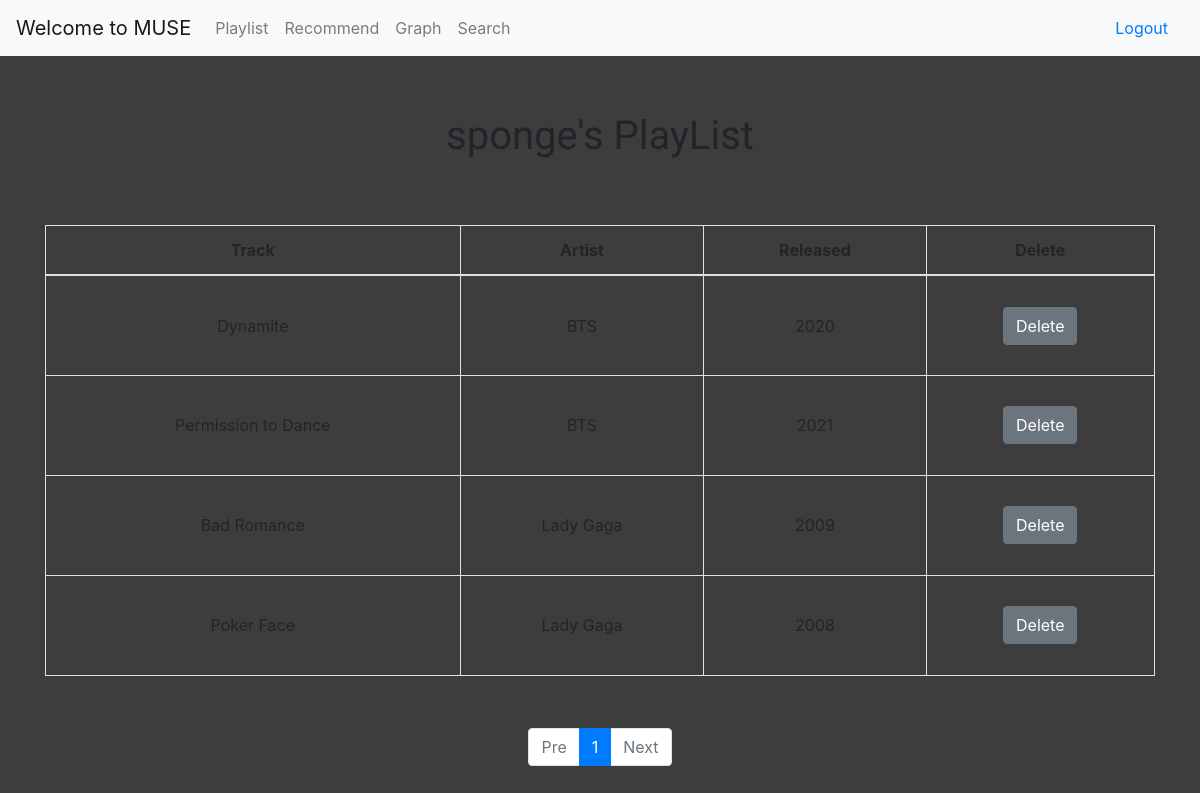
/playlist (signed in), run on an earlier commit of the app's database.
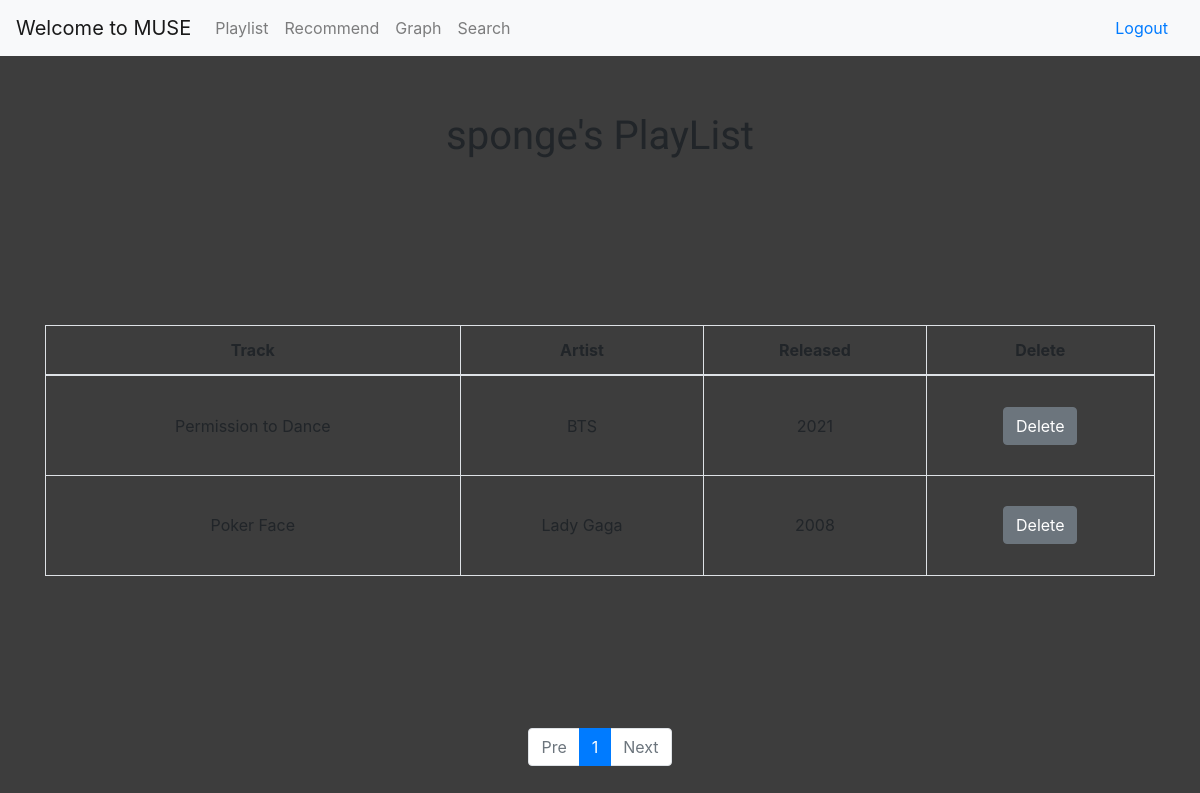
And on a later commit of the database.
### muse_app/models/playlist_model.py (models this page shows, shortened)
class Playlist(db.Model):
    __tablename__ = 'playlist'
    id = db.Column(db.Integer, primary_key=True)
    track = db.Column(db.String(128), nullable=False)
    artist = db.Column(db.String(128), nullable=False)
    released = db.Column(db.String(128), nullable=False)
    user_id = db.Column(db.Integer, db.ForeignKey('user.id'))

### muse_app/routes/main_route.py (the view, shortened to what this page needs)
@bp.route('/playlist', methods=['GET','POST'])
def playlist():
    if not session.get('logged_in'):
        flash("로그인을 먼저 해주세요")
        return redirect(url_for('main.login'))
    else :
        if request.method == 'GET':
            page = request.args.get('page', 1, type=int)
            playlist = Playlist.query.filter(Playlist.user_id==session['id']).paginate(page=page, per_page=10)
            return render_template('playlist.html', playlist=playlist, session=session)

### muse_app/templates/playlist.html (shortened to what this page needs)
{% extends 'base.html' %}
{% block content %}
<div class="container">
  <div class="row">
      <div class="col-md-12 mx-auto">
          <h1 id='title' class='text-center'>{{session['firstname']}}'s PlayList</h1>
          <div id="second">
            <table class="table table-bordered" id='table'>
              <thead>
                <tr>
                  <th scope="col">Track</th>
                  <th scope="col">Artist</th>
                  <th scope="col">Released</th>
                  <th scope="col">Delete</th>
                </tr>
              </thead>
              <tbody>
                  {% for p in playlist.items %}
                  <td>{{p.track}}</td>
                  <td>{{p.artist}}</td>
                  <td>{{p.released}}</td>
                  <td>
                      <a class="btn btn-secondary", href='/playlist/{{ p.id }}'>
                        Delete
                      </a>
                  </td>
                  {% endfor %}
              </tbody>
            </table>
          </div>
      </div>
  </div>
</div>
<nav aria-label="Page navigation example" id='page'>
  <ul class="pagination justify-content-center">
    {% if playlist.has_prev %}
    <li class="page-item">
      <a class="page-link" href="?page={{ playlist.prev_num }}">Pre</a>
    </li>
    {% else %}
    <li class="page-item disabled">
      <a class="page-link" tabindex="-1" aria-disabled="true" href="#">Pre</a>
    </li>
    {% endif %}
    {% for page_num in playlist.iter_pages() %}
    {% if page_num %}
    {% if page_num != playlist.page %}
    <li class="page-item">
    </li>
    {% else %}
    <li class="page-item active" aria-current="page">
      <a class="page-link" href="#">{{ page_num }}</a>
    </li>
    {% endif %}
    {% else %}
    <li class="disabled">
      <a class="page-link" href="#">...</a>
    </li>
    {% endif %}
    {% endfor %}
    {% if playlist.has_next %}
    <li class="page-item">
      <a class="page-link" href="?page={{ playlist.next_num }}">Next</a>
    </li>
    {% else %}
    <li class="page-item disabled">
      <a class="page-link" tabindex="-1" aria-disabled="true" href="#">Next</a>
    </li>
    {% endif %}
  </ul>
</nav>
{% endblock %}

What changed in the data, as far as the page shows it:
removed Playlist: track "Dynamite", artist "BTS", released "2020"
removed Playlist: track "Bad Romance", artist "Lady Gaga", released "2009"
